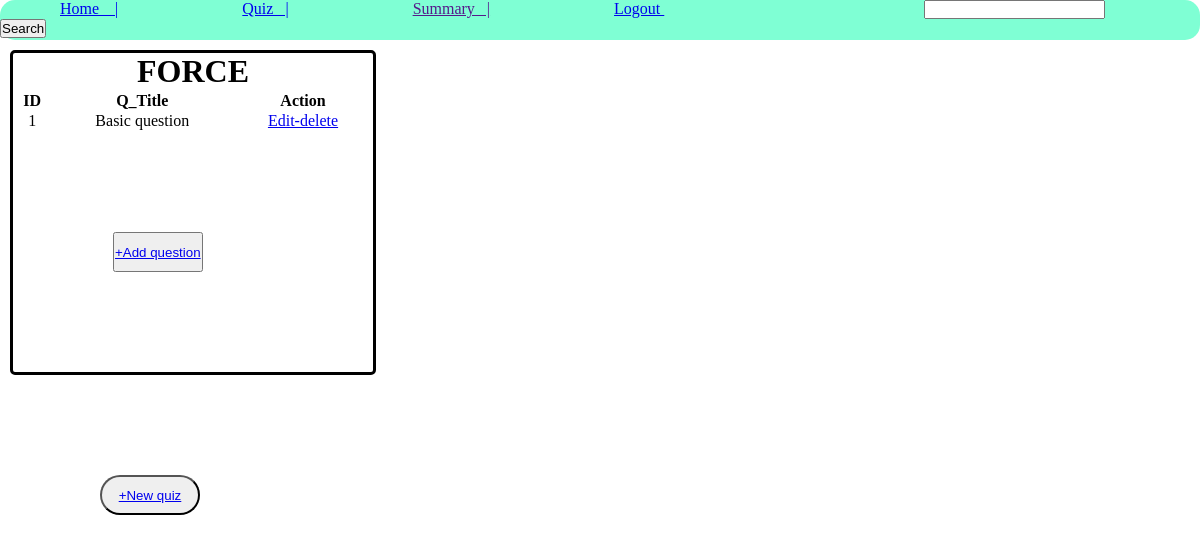
The app's page /quizmg, older data.
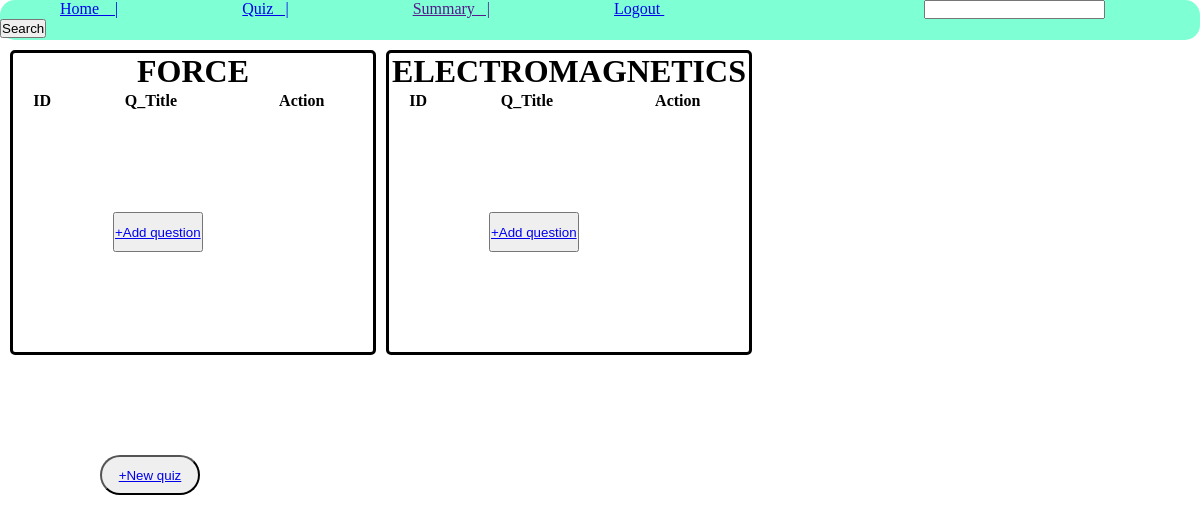
The same page, newer data.
### tables this page shows
CREATE TABLE chapter(
    id INTEGER PRIMARY KEY AUTOINCREMENT,
    name TEXT,
    description TEXT,
    sub_name TEXT,
    FOREIGN KEY (sub_name) REFERENCES subject(name));

CREATE TABLE quiz(
    id INTEGER PRIMARY KEY AUTOINCREMENT,
    chapter_id INTEGER,
    date_of_quiz DATE,
    time_duration TIME,
    remarks TEXT,
    FOREIGN KEY(chapter_id) REFERENCES chapter(id)
);

CREATE TABLE question(
    id INTEGER PRIMARY KEY AUTOINCREMENT,
    quiz_id INTEGER,
    question_statement TEXT,
    option_1 TEXT,
    option_2 TEXT,option_3 TEXT,option_4 TEXT,correct_option TEXT,chid TEXT,question_title TEXT,FOREIGN KEY(quiz_id) REFERENCES quiz(id)
);

### app.py (the view)
@app.route('/quizmg')
def quizmg():
    c = get_id()
    return render_template('quiz_managment.html',get=True,chap=c)

### database.py (called while the page is built)
def get_id():
    con = sqlite3.connect('database.sqlite3')
    cur = con.cursor()
    query = "SELECT chapter_id,id FROM quiz"
    cur.execute(query)
    res_1 = cur.fetchall()
    query = "SELECT name,id FROM chapter"
    cur.execute(query)
    res_2 = cur.fetchall()
    query = "SELECT quiz_id,question_title FROM question"
    cur.execute(query)
    res_3 = cur.fetchall()
    con.commit()
    con.close()
    return [res_1,res_2,res_3]

### templates/quiz_managment.html (shortened to what this page needs)
<!DOCTYPE html>
<html lang="en">
<head>
</head>
<body>
    <nav>
        <ul>
            <li><a href="/admin"> Home &nbsp &nbsp|</a></li>
            <li><a href="/quizmg"> Quiz &nbsp&nbsp|</a></li>
            <li><a href=""> Summary&nbsp&nbsp |</a></li>
            <li><a href="/"> Logout </a></li>
            <li id="search"><input type="search">
            <button>Search</button></li>
        </ul>
    </nav>
    <main>
    {%if get%}
    {% set i = namespace( value=0) %}
    {%for b in chap[0]%}
    {%if chap[1][i.value][1]==b[0]%}
    {% set counter = namespace(value=1) %}
        <div id="subs_chap">
                <h1>{{chap[1][i.value][0]}}</h1>
                <table style="width: 100%;">
                    <tr>
                        <th>ID</th>
                        <th>Q_Title</th>
                        <th>Action</th>
                    </tr>
                {%for x in chap[2]%}
                {%if x[0]==b[1]%}
                    <tr>
                        <td>{{counter.value}}</td>
                        <td>{{x[1]}}</td>
                        <td><a href="/edit-delete2">Edit-delete</a></td>
                    </tr>
                {% set counter.value = counter.value + 1 %}
                {%endif%}
                {%endfor%}
            </table>
            <button class="add2"><a href="/add_question/{{b[1]}}">+Add question</a></button>
        </div>
    {%endif%}
    {% set i.value = i.value + 1 %}
    {%endfor%}
    {%endif%}
    </main>
    <button id="add"><a href="/add_quiz">+New quiz</a></button>
</body>
</html>

Row changes from the older to the newer data that the page shows:
removed question: value "1", question_title "Basic question", shown under quiz (number 1 of 2 on the later page)
now on this page (row edited): chapter: name "ELECTROMAGNETICS"
